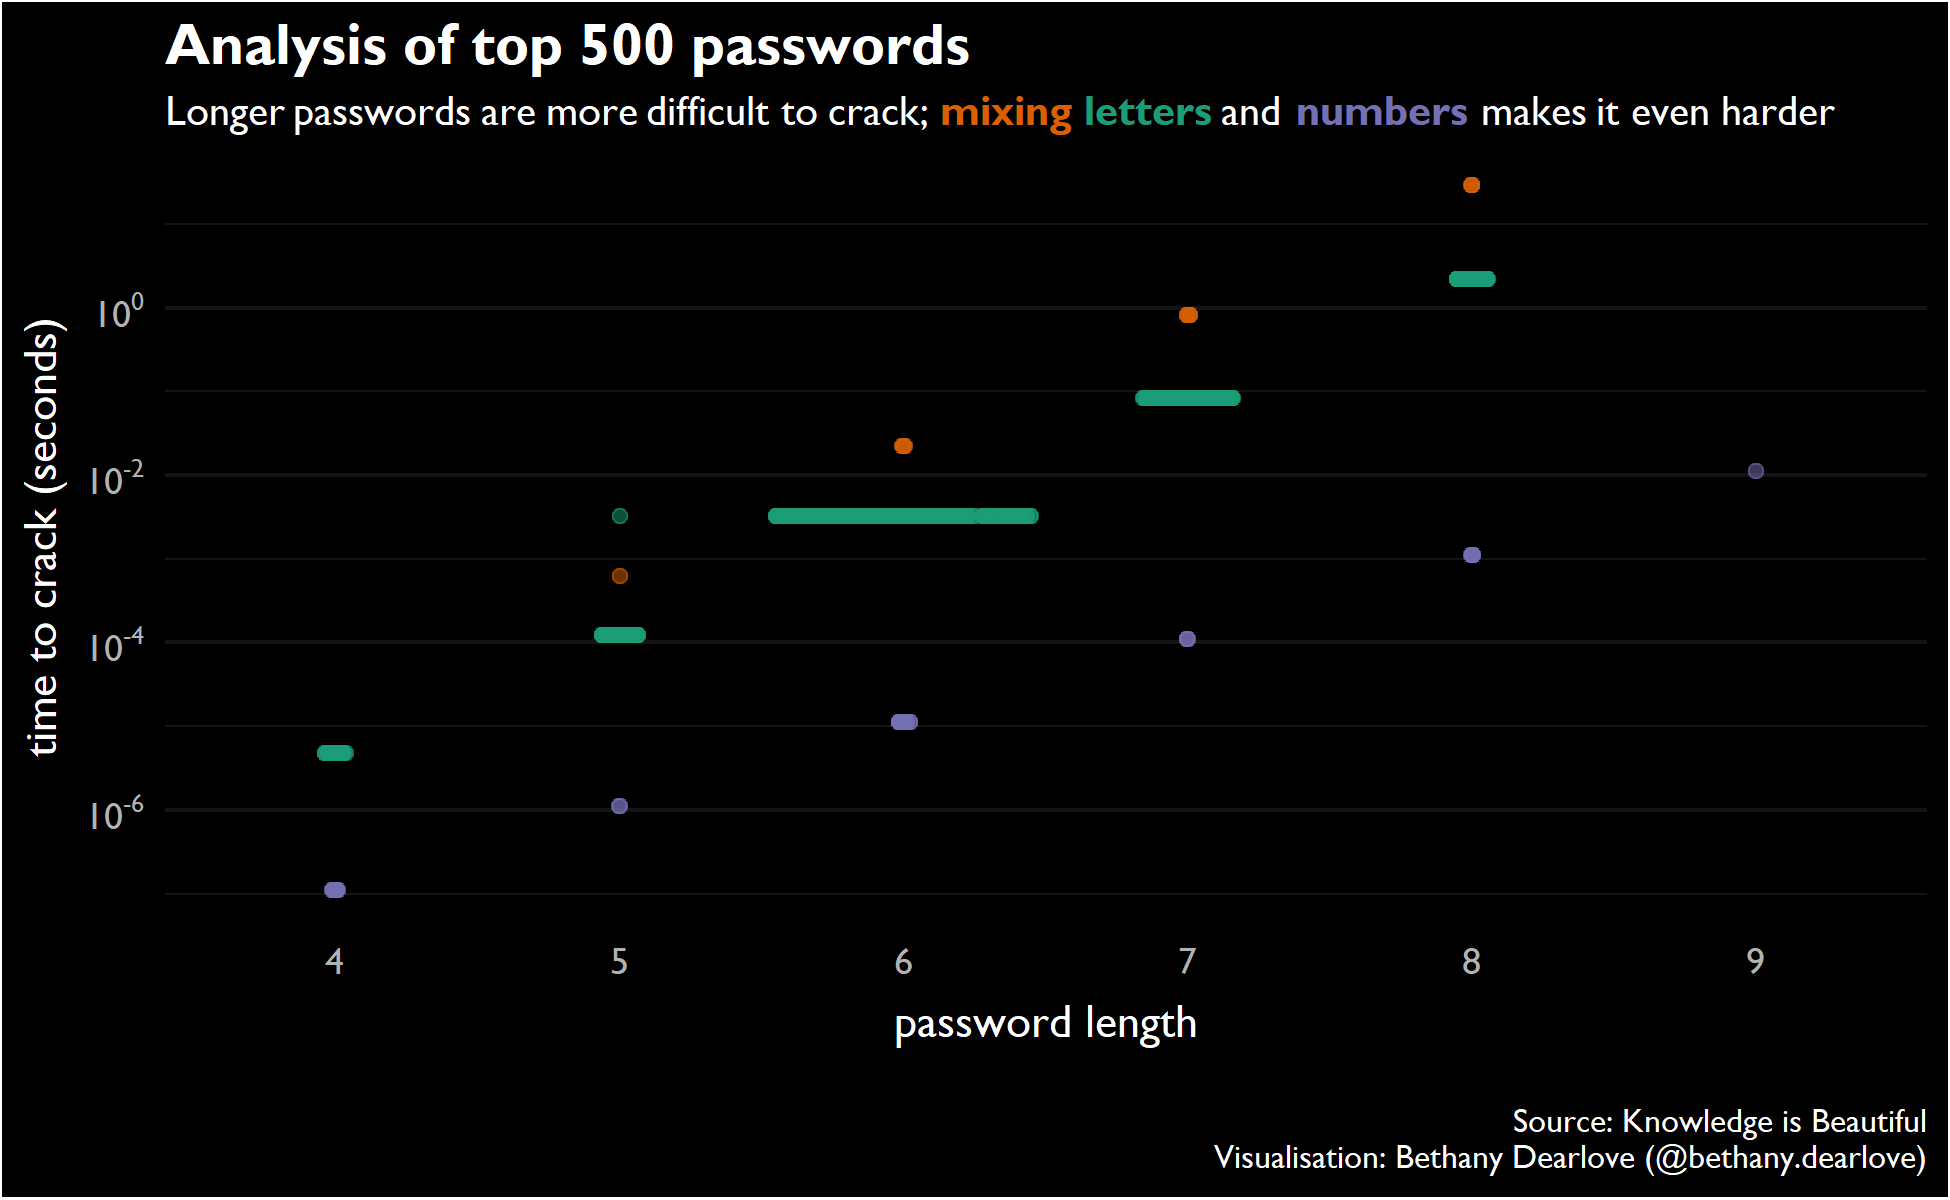

This chart was generated by the following R code:
# Load packages ---------------------------
library("tidyverse")
library("scales")
library("ggforce")
library("extrafont")
library("ggtext")

# Read data ---------------------------
passwords <- read_csv('https://raw.githubusercontent.com/rfordatascience/tidytuesday/master/data/2020/2020-01-14/passwords.csv')

# Wrangle data ---------------------------
passwords <- passwords %>%
  filter(!is.na(password)) %>%
  mutate(
    chars = str_length(password),
    composition = case_when(
      str_count(password, "[[:alpha:]]") == chars ~ "alphabetic",
      str_count(password, "[[:digit:]]") == chars ~ "numeric",
      TRUE ~ "mixed"
    )
  )

# Plot data ---------------------------
passwords %>%
  ggplot(aes(x = factor(chars), y = offline_crack_sec, colour = composition)) +
  geom_sina(aes(group = factor(chars)), alpha = 0.5, scale = "count") +
  scale_y_continuous(name = "time to crack (seconds)",
                     trans = "log10",
                     breaks = trans_breaks("log10", function(x) 10^x),
                     labels = trans_format("log10", scales::math_format(10^.x))) +
  xlab("password length") +
  scale_colour_brewer(name="password type",
                      palette="Dark2",guide=F) +
  labs(title = "Analysis of top 500 passwords",
       subtitle = "Longer passwords are more difficult to crack; **<span style='color:#D95F02'>mixing </span><span style='color:#1B9E77'>letters</span>** and **<span style='color:#7570B3'>numbers</span>** makes it even harder",
       caption = "Source: Knowledge is Beautiful\nVisualisation: Bethany Dearlove (@bethany.dearlove)") +
  ggdark::dark_theme_minimal() +
  theme(
    panel.grid.major.x = element_blank(),
    text = element_text(family = "Gill Sans MT"),
    plot.title = element_text(margin = margin(b = 4), face = "bold", size = 14),
    plot.subtitle = element_markdown(margin = margin(b = 4), size = 10),
    plot.caption = element_text(margin = margin(t = 15), size = 8),
    axis.title.x = element_text(margin = margin(t = 5)),
    axis.title.y = element_text(margin = margin(r = 5))
  ) +
  NULL

# Save plot
ggsave("2020_week3_passwords.png", height=4, width=6.5, dpi=300, unit="in")
